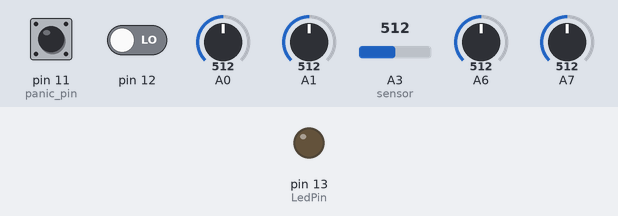
A sketch run on a simulated Arduino Pro Mini, built with avr-gcc and run on an emulated ATmega328P. On the bench: output pins drawn as LEDs (lit = HIGH). Inputs (shaded band) come from the test bench; at power-on: pin 11 (panic_pin) HIGH, A0 = 512, A1 = 512, pin 12 LOW, A3 (sensor) = 512, A6 = 512, A7 = 512. What the sketch prints to the serial monitor is not drawn.

Above: at 3.6 s.
3.7 s: pin 11 (panic_pin) pulled LOW for 0.15 s
At 3.75 s:
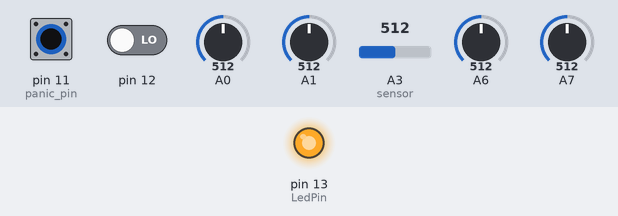
6.7 s: pin 11 (panic_pin) pulled LOW for 1 s
At 7.83 s:
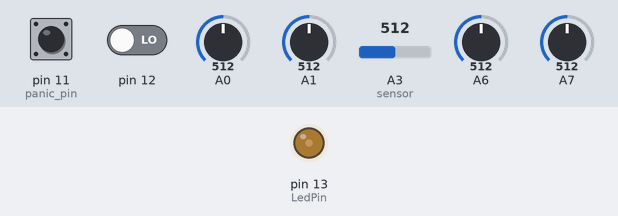
9.7 s: A0 set to 597
12.7 s: A0 set to 620
15.7 s: A1 set to 601
18.7 s: A1 set to 623
Timing chart, 0 to 21.7 s (numbered marks = the images above; inputs shaded):
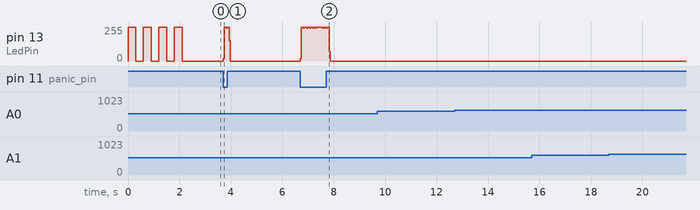

The sketch:

MiniVI-cap.ino
```cpp
#include <Wire.h>
#include <Adafruit_MPR121.h>

/*
NAME:                 MiniVI Cap Touch ver.
WRITTEN BY:           JOHAN BERGLUND
CREDITS:              State machine from the Gordophone blog by GORDON GOOD
DATE:                 2016-05-11
FILE SAVED AS:        MiniVI-cap.ino
FOR:                  Arduino Pro Mini, ATmega328, version with breakouts for A6 and A7
CLOCK:                16.00 MHz CRYSTAL
PROGRAMME FUNCTION:   Wind Controller with EVI style key setup, Freescale MPX5010GP breath sensor, PS2 style thumb joystick
                      for pb/mod control, potentiometers for base octave +/- and portamento speed, capacitive touch keys, output to 5-pin DIN MIDI

HARDWARE NOTES:
* For the MIDI connection, attach a MIDI out Female 180 Degree 5-Pin DIN socket to Arduino.
* Socket is seen from solder tags at rear.
* DIN-5 pinout is:                                         _______
*    pin 2 - GND                                          /       \
*    pin 4 - 220 ohm resistor to +5V                     | 1     3 |  MIDI jack
*    pin 5 - Arduino Pin 1 (TX) via a 220 ohm resistor   |  4   5  |
*    all other pins - unconnected                         \___2___/
*
* A potentiometer controls base octave setting up or down one octave from start note.
* It is connected to Arduino pin A6.
*
* Left hand thumb joystick controls octaves.
* Up/down axis is connected to Arduino pin A7.
*
*       +1
*       ^
*     < o >
*       v
*      -1
*
* A potentiometer controls portamento speed setting.
* It is connected to Arduino pin A2.
*
* Right hand thumb joystick controls pitch bend and modulation.
* Pitch bend and modulation are connected to Arduino pins A0 and A1,
* on DIP rows.
*
*     PB up
*       ^
* Mod < o > Mod
*       v
*     PB dn
*
* The Freescale MPX5010GP pressure sensor output (V OUT) is connected to Arduino pin A3.
*
* Sensor pinout
* 1: V OUT (pin with indent)
* 2: GND
* 3: VCC (to 5V)
* 4: n/c
* 5: n/c
* 6: n/c
*
*
* Adafruit MPR121 board connected to Arduino I2C ports (A4-SDA and A5-SCL on the Pro Mini)
*
* Midi panic on pin 11 and 12 (internal pullup, both pins low sends all notes off)
*
*/

//_______________________________________________________________________________________________ DECLARATIONS

#define ON_Thr 40       // Set threshold level before switching ON
#define ON_Delay   20   // Set Delay after ON threshold before velocity is checked (wait for tounging peak)
#define breath_max 300  // Blowing as hard as you can
#define modsLo_Thr 411  // Low threshold for mod stick center
#define modsHi_Thr 611  // High threshold for mod stick center
#define octsLo_Thr 311  // Low threshold for octave stick center
#define octsHi_Thr 711  // High threshold for octave stick center
#define octsLo1_Thr 409  // Low threshold for octave select pot
#define octsHi1_Thr 613  // High threshold for octave select pot
#define octsLo2_Thr 205  // Low threshold 2 for octave select pot
#define octsHi2_Thr 818  // High threshold 2 for octave select pot
#define PB_sens 4095    // Pitch Bend sensitivity 0 to 8191 where 8191 is full pb range

// The three states of our state machine

// No note is sounding
#define NOTE_OFF 1

// We've observed a transition from below to above the
// threshold value. We wait a while to see how fast the
// breath velocity is increasing
#define RISE_WAIT 2

// A note is sounding
#define NOTE_ON 3

// Send CC data no more than every CC_INTERVAL
// milliseconds
#define CC_INTERVAL 15


//variables setup

int state;                         // The state of the state machine
unsigned long ccSendTime = 0L;     // The last time we sent CC values
unsigned long breath_on_time = 0L; // Time when breath sensor value went over the ON threshold
int initial_breath_value;          // The breath value at the time we observed the transition

long lastDebounceTime = 0;         // The last time the fingering was changed
long debounceDelay = 30;           // The debounce time; increase if the output flickers
int lastFingering = 0;             // Keep the last fingering value for debouncing

byte MIDIchannel=0;                // MIDI channel 1

int modLevel;
int oldmod=0;

int pitchBend;
int oldpb=8192;

int portLevel;
int oldport=-1;

int breathLevel=0;   // breath level (smoothed) not mapped to CC value

int pressureSensor;  // pressure data from breath sensor, for midi breath cc and breath threshold checks
byte velocity;       // remapped midi velocity from breath sensor

int fingeredNote;    // note calculated from fingering (switches) and octave joystick position
byte activeNote;     // note playing
byte startNote=72;   // set startNote to C (change this value in steps of 12 to start in other octaves)

byte midistatus=0;
byte x;
byte LedPin = 13;    // select the pin for the LED

Adafruit_MPR121 touchSensor = Adafruit_MPR121(); // This is the 12-input touch sensor

              // Key variables, TRUE (1) for pressed, FALSE (0) for not pressed
byte K1;      // First valve (pitch change -2)
byte K2;      // Second valve (pitch change -1)
byte K3;      // Third valve (pitch change -3)
byte K4;      // Cup key (pitch change -5)
byte K5;      // First trill key (pitch change +2)
byte K6;      // Second trill key (pitch change +1)
byte K7;      // Third trill key (pitch change +4)

byte OCTup;   // Octave switch key (pitch change +12)
byte OCTdn;   // Octave switch key (pitch change -12)

byte PortK;   // Portamento momentary on switch
byte oldportk;

int potOct; // Octave shifting by potentiometer (pitch change steps of 12) value from -2 to +2, 0 is center pos

//_______________________________________________________________________________________________ SETUP

void setup() {

  state = NOTE_OFF;  // initialize state machine

  pinMode(LedPin,OUTPUT);   // declare the LED's pin as output

  // joystick button for midi panic
  pinMode(11,INPUT_PULLUP); // panic pin

  // Set up touch sensor
  if (!touchSensor.begin(0x5A)) {
    while (1);  // Touch sensor initialization failed - stop doing stuff
  }
  for (x=1; x<=4; x++){  // Do the flashy-flashy to say we are up and running
    digitalWrite( LedPin, HIGH );
    delay(300);
    digitalWrite( LedPin, LOW );
    delay(300);
  }

  Serial.begin(31250);  // start serial with midi baudrate 31250
  Serial.flush();
}

//_______________________________________________________________________________________________ MAIN LOOP

void loop() {

  // if both joystick buttons are pressed, send all notes off
  if ((digitalRead(11) == 0) && (digitalRead(12) == 0)){
    midiPanic();
  }

  pressureSensor = analogRead(A3); // Get the pressure sensor reading from analog pin A3

  if (state == NOTE_OFF) {
    if (pressureSensor > ON_Thr) {
      // Value has risen above threshold. Move to the ON_Delay
      // state. Record time and initial breath value.
      breath_on_time = millis();
      initial_breath_value = pressureSensor;
      state = RISE_WAIT;  // Go to next state
    }
  } else if (state == RISE_WAIT) {
    if (pressureSensor > ON_Thr) {
      // Has enough time passed for us to collect our second
      // sample?
      if (millis() - breath_on_time > ON_Delay) {
        // Yes, so calculate MIDI note and velocity, then send a note on event
        readSwitches();
        readOctaves();
        oldportk=2; // Set oldportk to a value other than 1 or 0 to make sure it always sends the data for new notes
        portamento();
        // We should be at tonguing peak, so set velocity based on current pressureSensor value
        // If initial value is greater than value after delay, go with initial value, constrain input to keep mapped output within 7 to 127
        velocity = map(constrain(max(pressureSensor,initial_breath_value),ON_Thr,breath_max),ON_Thr,breath_max,7,127);
        breathLevel=constrain(max(pressureSensor,initial_breath_value),ON_Thr,breath_max);
        midiSend((0x90 | MIDIchannel), fingeredNote, velocity); // send Note On message for new note
        activeNote=fingeredNote;
        state = NOTE_ON;
      }
    } else {
      // Value fell below threshold before ON_Delay passed. Return to
      // NOTE_OFF state (e.g. we're ignoring a short blip of breath)
      state = NOTE_OFF;
    }
  } else if (state == NOTE_ON) {
    if (pressureSensor < ON_Thr) {
      // Value has fallen below threshold - turn the note off
      midiSend((0x80 | MIDIchannel), activeNote, velocity); //  send Note Off message
      breathLevel=0;
      state = NOTE_OFF;
    } else {
      // Is it time to send more CC data?
      if (millis() - ccSendTime > CC_INTERVAL) {
         // deal with Breath, Pitch Bend, Modulation and Portamento
         breath();
         pitch_bend();
         modulation();
         ccSendTime = millis();
      }
      readSwitches();
      readOctaves();
      if (fingeredNote != lastFingering){ //
        // reset the debouncing timer
        lastDebounceTime = millis();
      }
      if ((millis() - lastDebounceTime) > debounceDelay) {
      // whatever the reading is at, it's been there for longer
      // than the debounce delay, so take it as the actual current state
        if (fingeredNote != activeNote) {
          // Player has moved to a new fingering while still blowing.
          // Send a note off for the current note and a note on for
          // the new note.
          portamento();
          velocity = map(constrain(pressureSensor,ON_Thr,breath_max),ON_Thr,breath_max,7,127); // set new velocity value based on current pressure sensor level
          midiSend((0x90 | MIDIchannel), fingeredNote, velocity); // send Note On message for new note
          midiSend((0x80 | MIDIchannel), activeNote, 0); // send Note Off message for previous note (legato)
          activeNote=fingeredNote;
        }
      }
    }
  }
  lastFingering=fingeredNote;
}
//_______________________________________________________________________________________________ FUNCTIONS

//  Send a three byte midi message
  void midiSend(byte midistatus, byte data1, byte data2) {
  digitalWrite(LedPin,HIGH);  // indicate we're sending MIDI data
  Serial.write(midistatus);
  Serial.write(data1);
  Serial.write(data2);
  digitalWrite(LedPin,LOW);  // indicate we're sending MIDI data
}

//**************************************************************

void midiPanic(){
  for (int i = 0; i < 128; i++){
    midiSend((0x80 | MIDIchannel), i, 0);
  }
}

//**************************************************************

void pitch_bend(){
  int pitchLSB;
  int pitchMSB;
  pitchBend = analogRead(A0); // read voltage on analog pin A0
  if (pitchBend > modsHi_Thr){
    pitchBend = map(pitchBend,modsHi_Thr,1023,8192,(8192 + PB_sens)); // go from 8192 to 16383 (full pb up) when off center threshold going up
  } else if (pitchBend < modsLo_Thr){
    pitchBend = map(pitchBend,0,modsLo_Thr,(8191 - PB_sens),8192); // go from 8192 to 0 (full pb dn) when off center threshold going down
  } else {
    pitchBend = 8192; // 8192 is 0 pitch bend
  }
  if (pitchBend != oldpb){// only send midi data if pitch bend has changed from previous value
    pitchLSB = pitchBend & 0x007F;
    pitchMSB = (pitchBend >>7) & 0x007F;
    midiSend((0xE0 | MIDIchannel), pitchLSB, pitchMSB);
    oldpb=pitchBend;
  }
}

//***********************************************************

void modulation(){
  modLevel = analogRead(A1); // read voltage on analog pin A1
  if (modLevel > modsHi_Thr){
    modLevel = map(modLevel,modsHi_Thr,1023,0,127); // go from 0 to full modulation when off center threshold going right(?)
  } else if (modLevel < modsLo_Thr){
    modLevel = map(modLevel,0,modsLo_Thr,127,0); // go from 0 to full modulation when off center threshold going left(?)
  } else {
    modLevel = 0; // zero modulation in center position
  }
  if (modLevel != oldmod){  // only send midi data if modulation has changed from previous value
    midiSend((0xB0 | MIDIchannel), 1, modLevel);
    oldmod=modLevel;
  }
}

//***********************************************************

void portamento(){
  portLevel = map(analogRead(A2),0,1023,0,127); // read voltage on analog pin A7 and map to midi value
  if (portLevel != oldport){  // only send midi data if level has changed from previous value
    midiSend((0xB0 | MIDIchannel), 5, portLevel);
    oldport=portLevel;
  }
  if (PortK != oldportk){  // only send midi data if status has changed from previous value
    if (PortK){
      midiSend((0xB0 | MIDIchannel), 65, 127); // send portamento on
    }
    else {
      midiSend((0xB0 | MIDIchannel), 65, 0); // send portamento off
    }
    oldportk=PortK;
  }
}

//***********************************************************

void breath(){
  int breathCC;
  breathLevel = breathLevel*0.8+pressureSensor*0.2; // smoothing of breathLevel value
  breathCC = map(constrain(breathLevel,ON_Thr,breath_max),ON_Thr,breath_max,0,127);
  midiSend((0xB0 | MIDIchannel), 2, breathCC);
}
//***********************************************************

void readOctaves(){
  // Read octave select pot to shift octave -2 to +2
  int octaveReading;
  int joyOctaveR;
  octaveReading = analogRead(A6); // read voltage on analog pin A6
  joyOctaveR = analogRead(A7); // read voltage on analog pin A7
  potOct = 0;
  if (octaveReading > octsHi1_Thr) {
    potOct++;
  }
  if (octaveReading < octsLo1_Thr) {
    potOct--;
  }
  if (octaveReading > octsHi2_Thr) {
    potOct++;
  }
  if (octaveReading < octsLo2_Thr) {
    potOct--;
  }
  if (joyOctaveR > octsHi_Thr) {
    potOct++;
  }
  if (joyOctaveR < octsLo_Thr) {
    potOct--;
  }
  //calculate midi note number from octave shift
  fingeredNote=fingeredNote+potOct*12;
}
//***********************************************************

void readSwitches(){
  // Read switches and put value in variables
  uint16_t touchValue = touchSensor.touched();
  K1=((touchValue >> 0) & 0x01);
  K2=((touchValue >> 1) & 0x01);
  K3=((touchValue >> 2) & 0x01);
  K4=((touchValue >> 3) & 0x01);
  K5=((touchValue >> 4) & 0x01);
  K6=((touchValue >> 5) & 0x01);
  K7=((touchValue >> 6) & 0x01);
  OCTup=((touchValue >> 7) & 0x01); // keep this?
  OCTdn=((touchValue >> 8) & 0x01); // keep this?
  PortK=((touchValue >> 9) & 0x01); // portamento key
  //calculate midi note number from pressed keys
  fingeredNote=startNote-2*K1-K2-3*K3-5*K4+2*K5+K6+4*K7+12*OCTup-12*OCTdn;
}
```

Measured:
- after the input at 3.7 s, pin 13 (LedPin): 0/255 → 254/255 at once, → 0/255 0.24 s later
- after the input at 9.7 s, every drawn part: stays the same
- after the input at 12.7 s, every drawn part: stays the same
- after the input at 15.7 s, every drawn part: stays the same
- after the input at 18.7 s, every drawn part: stays the same
